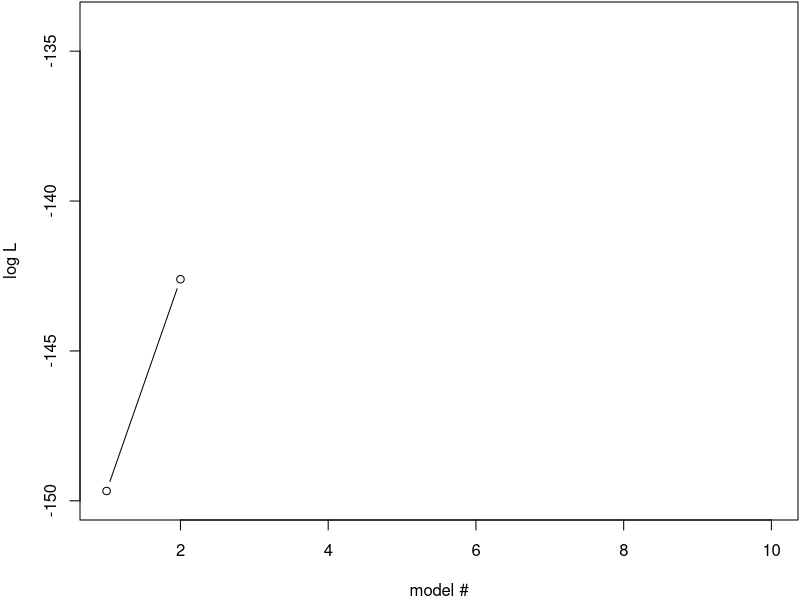
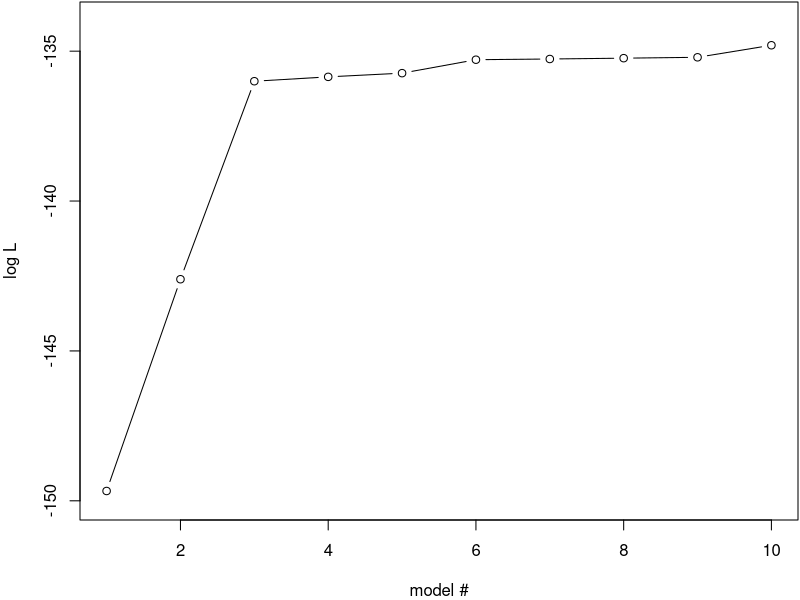
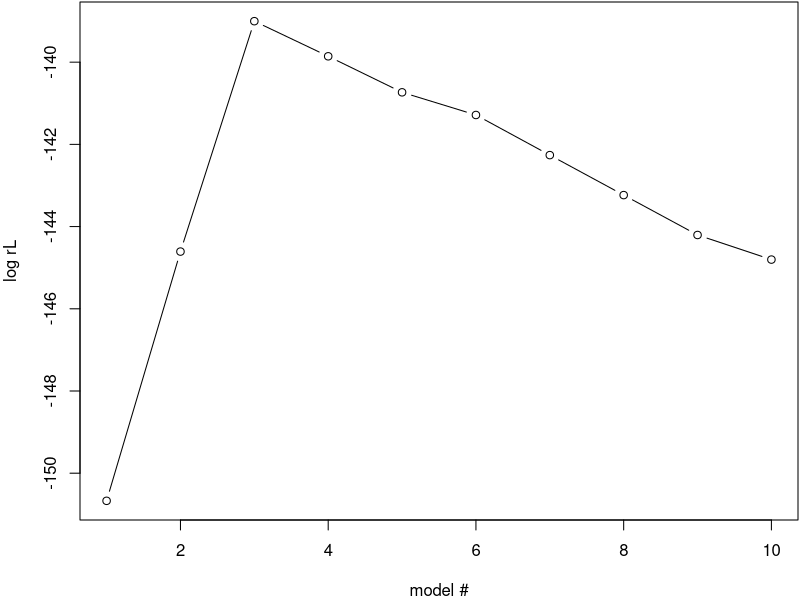
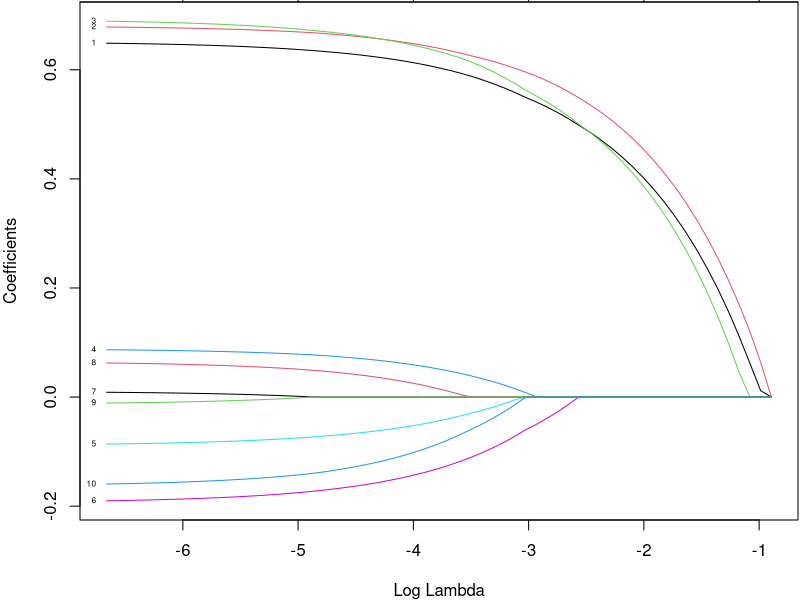
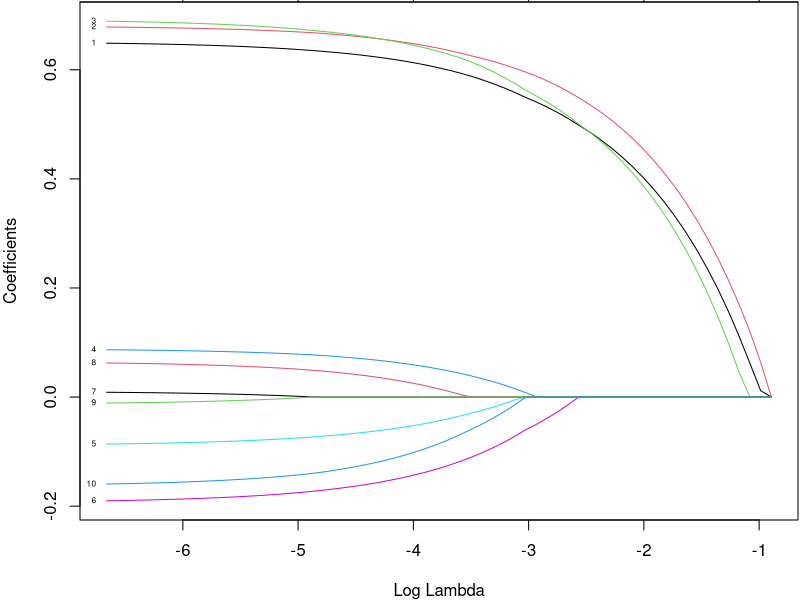
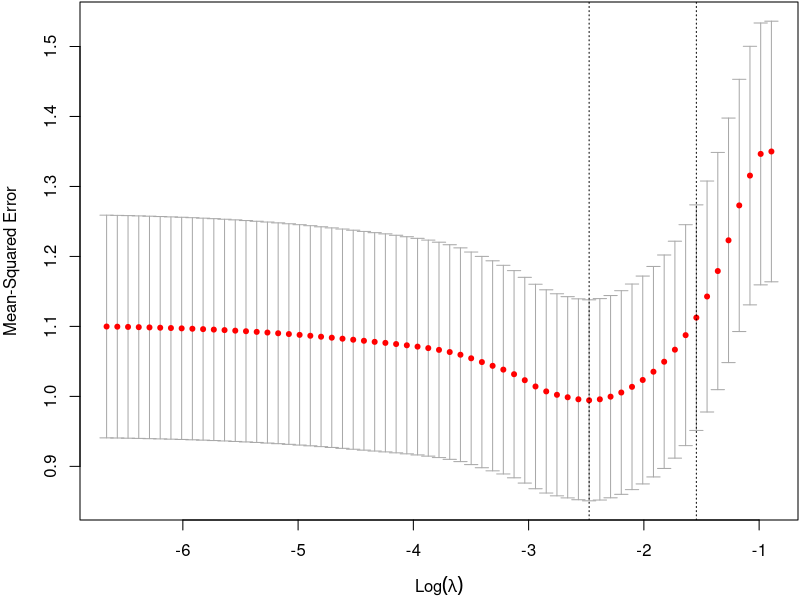
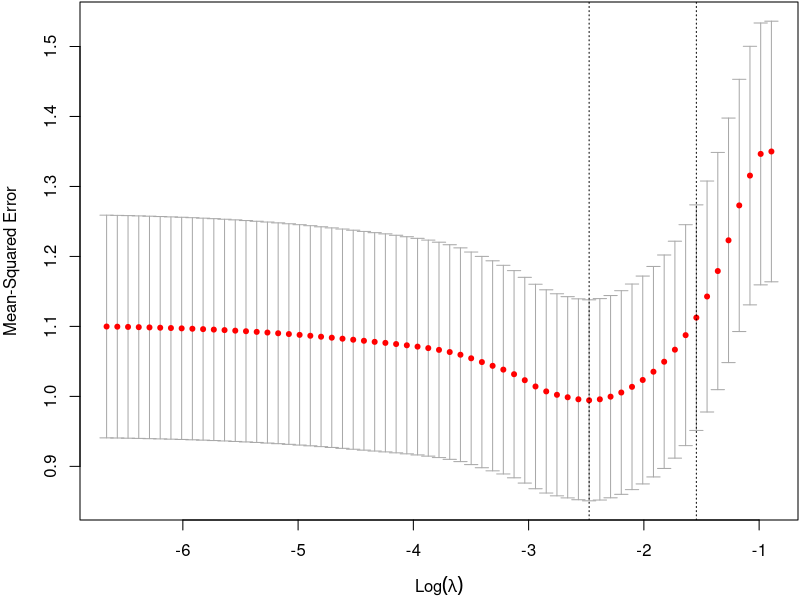
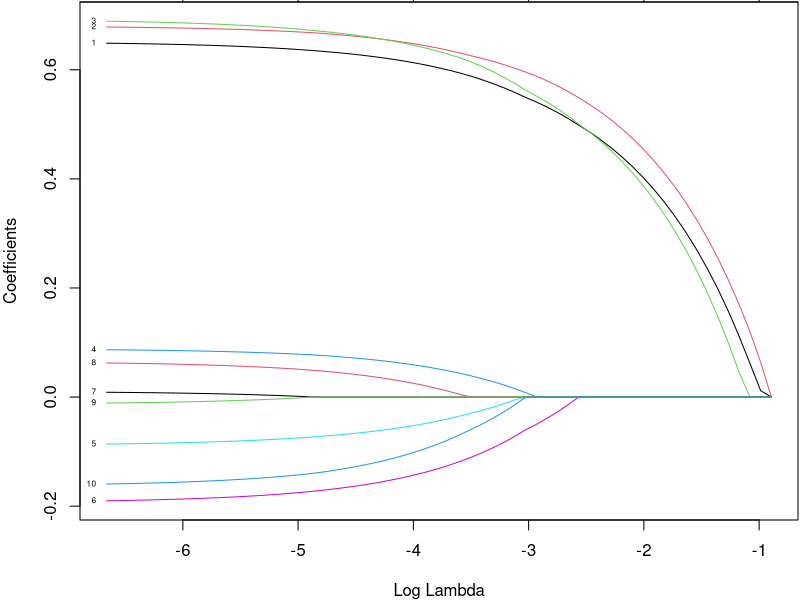

Write the R code that produced these figures, in order.
## ---- chunk 1
#setwd("workshop-mlbiostatistics/session-regularization")

# Reminder to self: 
# To stop the infinite moon reader add in type in console:
# servr::daemon_stop(1)
# To access console the following can be useful
# options(servr.daemon = TRUE)

library(knitr)
library(ggplot2)
opts_chunk$set(echo=FALSE, eval=TRUE, message=FALSE, warning=FALSE, error=FALSE, out.width='100%', fig.height=3) #, fig.width=6)#, knitr.kable.NA = '-')
knit_hooks$set(inline = function(x) {if(is.numeric(x)){
  prettyNum(round(x,3), big.mark=" ")}else{x}
})
## ---- chunk 2
# To obtain exactly the same result as in the demo, set seed to 85
set.seed(85)
N=100 # number of samples
P=10 # number of variables
# Generate X from uniform distribution
X=matrix(round(runif(N*(P+1),min=0, max=2), 2), nrow=N, ncol=P)
# generate Y from a multivariate lm of 3 first X variables only
b0=3 #intercept
b=c(runif(3, min=0.5, max=1.0)) # effect sizes for 3 first X variables
# generate Y for all samples (=rows in X) 
Y = b0 + X[,1] * b[1] + X[,2] * b[2] + X[,3] * b[3] + rnorm(N)
## ---- chunk 3
library(stats)
ll= vector()
for(i in seq(1,P)){
  Xi=X[,seq(1,i)]
  ll[i] <- logLik(lm(Y~Xi))
}
par(mar = c(4, 4, 0.1, 0.1)) 
# plot likelihoods for models with 1 and 2 vaiables
plot(ll[1:2], ylab="log L", xlab="model #", type = "b", xlim=c(1,P), ylim=c(floor(min(ll)),ceiling(max(ll)))) 
# xlim and ylim not really necessary here, but I can reuse the plot statement below, so the plots look similar
## ---- chunk 4
# compute loglikelihood (ll) for all models including variables
# 1--i, for i <= P; store results in vector ll
ll= vector()
for(i in seq(1,P)){
  Xi=X[,seq(1,i)]
  ll[i] <- logLik(lm(Y~Xi))
}
par(mar = c(4, 4, 0.1, 0.1)) 
# plot ll for all models
plot(ll, ylab="log L", xlab="model #", type = "b", xlim=c(1,P), ylim=c(floor(min(ll)),ceiling(max(ll)))) 

## ---- chunk 5
# compute loglikelihood (ll) for all models including 1-P variables
rl= vector() 
for(i in seq(1,P)){
  xi=X[,seq(1,i), drop=FALSE]
  fit = lm(Y~xi)
  # Compute the regularized Likelihood
  rl[i] = logLik(fit) - i
}
par(mar = c(4, 4, 0.1, 0.1)) 
p = plot(rl, xlim=c(1,P), ylab="log rL", xlab="model #", type = "b")
## ---- chunk 6
library(glmnet)
# run lasso (alpha=1) for linear model (family=gaussian)
fit = glmnet(X,Y, family="gaussian", alpha=1, standardize=T)
## ---- chunk 7
par(mfrow=c(1,1))
par(mar = c(4, 4, 0.1, 0.1)) 
p=plot(fit, xvar="lambda",label=T)
p
## ---- chunk 8
par(mfrow=c(1,1))
par(mar = c(4, 4, 0.1, 0.1)) 
plot(fit, xvar="lambda",label=T)
## ---- chunk 9
library(glmnet)
par(mfrow=c(1,1))
# run lasso (alpha=1) for linear model (family=gaussian)
cvglm=cv.glmnet(X,Y, family="gaussian", alpha=1, standardize=T, nfolds=100)
par(mfrow=c(1,1))
par(mar = c(4, 4, 0.1, 0.1)) 
plot(cvglm)
minlambda=cvglm$lambda.min
print(minlambda)
## ---- chunk 10
plot(cvglm)
plot(cvglm$glmnet.fit, xvar="lambda",label=T)
## ---- chunk 11
library(dplyr)      # for nice table
library(kableExtra) #for nice table

coefglm=as.data.frame(as.matrix(coef(cvglm, s="lambda.min")))
coefglm=cbind(seq(0,10),c(b0, b, rep(0, 7)),coefglm)
names(coefglm)=c("beta","value (oracle)", paste0("estimate(lambda=",signif(minlambda,3),")"))
kable(coefglm, row.names=F) %>%   kable_styling( font_size = 14)
